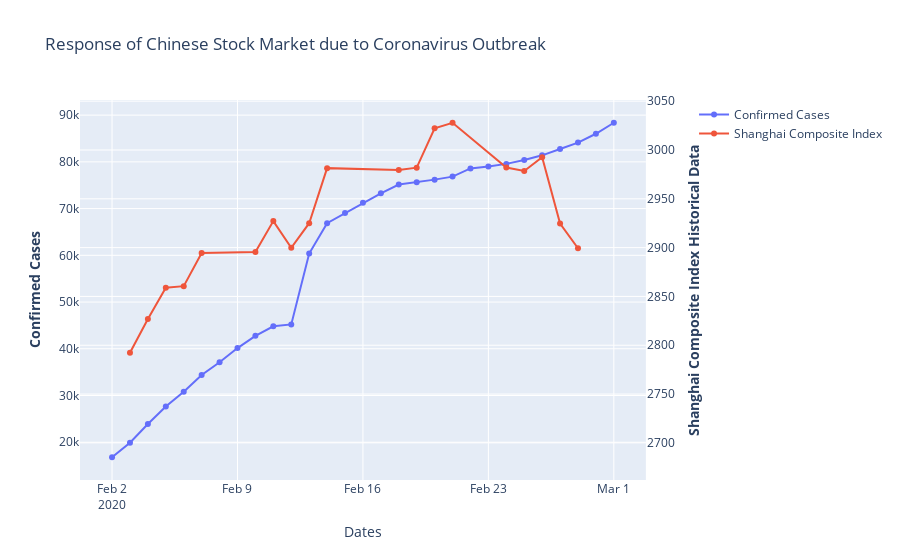

The code cell stored with this chart in its notebook:
### Markdown cell above
# Response of Chinese Stock Market due to Coronavirus Outbreak

### Code cell
# Create figure with secondary y-axis
fig = make_subplots(specs=[[{"secondary_y": True}]])

# Add traces
fig.add_trace(
    go.Scatter(x=us_corona_data['Date'], y=us_corona_data['Confirmed'], name='Confirmed Cases',mode='lines+markers'),
    secondary_y=False,
)

fig.add_trace(
    go.Scatter(x=sc_data['Date'], y=sc_data['Open'], name="Shanghai Composite Index",mode='lines+markers'),
    secondary_y=True,
)

# Add figure title
fig.update_layout(
    title_text="Response of Chinese Stock Market due to Coronavirus Outbreak"
)

# Set x-axis title
fig.update_xaxes(title_text="Dates")

# Set y-axes titles
fig.update_yaxes(title_text="<b>Confirmed Cases</b> ", secondary_y=False)
fig.update_yaxes(title_text="<b>Shanghai Composite Index Historical Data</b>", secondary_y=True)

fig.show()

### Figure 1 — Plotly figure (JSON) as saved in the notebook; plotly's stock layout.template omitted (floating-point values rounded to 4 significant figures)
{"data": [{"mode": "lines+markers", "name": "Confirmed Cases", "type": "scatter", "x": ["2020-02-02T00:00:00", "2020-02-03T00:00:00", "2020-02-04T00:00:00", "2020-02-05T00:00:00", "2020-02-06T00:00:00", "2020-02-07T00:00:00", "2020-02-08T00:00:00", "2020-02-09T00:00:00", "2020-02-10T00:00:00", "2020-02-11T00:00:00", "2020-02-12T00:00:00", "2020-02-13T00:00:00", "2020-02-14T00:00:00", "2020-02-15T00:00:00", "2020-02-16T00:00:00", "2020-02-17T00:00:00", "2020-02-18T00:00:00", "2020-02-19T00:00:00", "2020-02-20T00:00:00", "2020-02-21T00:00:00", "2020-02-22T00:00:00", "2020-02-23T00:00:00", "2020-02-24T00:00:00", "2020-02-25T00:00:00", "2020-02-26T00:00:00", "2020-02-27T00:00:00", "2020-02-28T00:00:00", "2020-02-29T00:00:00", "2020-03-01T00:00:00"], "xaxis": "x", "y": [16787, 19881, 23892, 27636, 30818, 34392, 37121, 40151, 42763, 44803, 45222, 60370, 66887, 69032, 71226, 73260, 75138, 75641, 76199, 76843, 78599, 78985, 79570, 80415, 81397, 82756, 84122, 86013, 88371], "yaxis": "y"}, {"mode": "lines+markers", "name": "Shanghai Composite Index", "type": "scatter", "x": ["2020-02-03T00:00:00", "2020-02-04T00:00:00", "2020-02-05T00:00:00", "2020-02-06T00:00:00", "2020-02-07T00:00:00", "2020-02-10T00:00:00", "2020-02-11T00:00:00", "2020-02-12T00:00:00", "2020-02-13T00:00:00", "2020-02-14T00:00:00", "2020-02-18T00:00:00", "2020-02-19T00:00:00", "2020-02-20T00:00:00", "2020-02-21T00:00:00", "2020-02-24T00:00:00", "2020-02-25T00:00:00", "2020-02-26T00:00:00", "2020-02-27T00:00:00", "2020-02-28T00:00:00", null, null], "xaxis": "x", "y": ["2,792.37", "2,826.89", "2,858.93", "2,860.50", "2,894.54", "2,895.56", "2,927.14", "2,899.87", "2,924.99", "2,981.41", "2,979.52", "2,981.88", "3,022.25", "3,027.89", "2,982.07", "2,978.42", "2,992.49", "2,924.64", "2,899.31", "2,685.27", "2,716.70"], "yaxis": "y2"}], "layout": {"title": {"text": "Response of Chinese Stock Market due to Coronavirus Outbreak"}, "xaxis": {"anchor": "y", "domain": [0, 0.94], "title": {"text": "Dates"}}, "yaxis": {"anchor": "x", "domain": [0, 1], "title": {"text": "<b>Confirmed Cases</b> "}}, "yaxis2": {"anchor": "x", "overlaying": "y", "side": "right", "title": {"text": "<b>Shanghai Composite Index Historical Data</b>"}}}}
